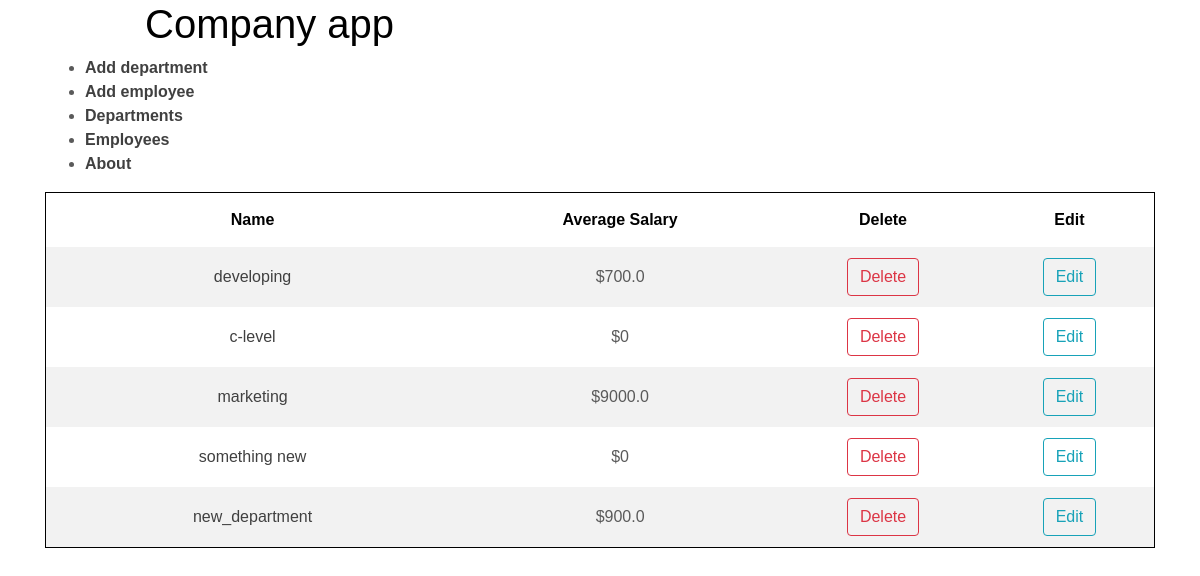
The page / on the database its author committed.
### app.py (models this page shows, shortened)
class Departments(Base):
    __tablename__ = 'departments'
    id = Column(Integer, primary_key=True)
    department_name = Column(String, nullable=False)
    employees = relationship("Employees", backref="departments")

### app.py (the view)
@app.route("/", methods=['GET', 'POST'])
def test():
    return departments()

### app.py (called while the page is built)
@app.route('/departments')
def departments():
    Session = sessionmaker(bind=engine)
    session = Session()
    departments = session.query(Departments)
    dict_sum = {}
    for department in departments:
        temp_sum = 0
        if len(department.employees):
            for emp in department.employees:
                temp_sum += emp.salary
            dict_sum.update({department.id: temp_sum / len(department.employees)})
        else:
            dict_sum.update({department.id: 0})
    return render_template('departments.html', departments=departments, dict_sum=dict_sum)

### templates/departments.html (shortened to what this page needs)
{% extends "header.html" %}
{% block content %}
<table>
    <tr>
        <th>Name</th>
        <th>Average Salary</th>
        <th>Delete</th>
        <th>Edit</th>
    </tr>
    {% for department in departments %}
    <tr>
        <td class="name"><a href="/department/{{ department.id }}">{{ department.department_name }}</a></td>
        <td>${{ dict_sum[department.id] }}</td>
        <td><a href="#" data-href="/department/{{ department.id }}/delete" data-toggle="modal"
               data-target="#confirm-delete" class="btn btn-outline-danger">Delete</a></td>
        <td><a href="/department/{{ department.id }}/update" class="btn btn btn-outline-info">Edit</a></td>
    </tr>
    {% endfor %}
</table>
{% endblock %}

### templates/header.html (style rules this page uses)
body { font-family: "Arial", Arial, serif; background-color: #ffffff; color: #5a5a5a; }
table { border: 1px solid black; width: 100%; border-collapse: collapse; }
td { padding: 9px 18px; text-align: center; }
th { background-color: #ffffff; color: #000000; padding: 15px 28px; text-align: center; }
tr:nth-child(even) { background-color: #f2f2f2; }
a { color: #404040; }
a:link { text-decoration: none; }
td.name { padding: 18px 50px; }

### rows shown on the page
Departments: department_name "developing", dict_sum "700.0"
Departments: department_name "c-level", dict_sum "0"
Departments: department_name "marketing", dict_sum "9000.0"
Departments: department_name "something new", dict_sum "0"
Departments: department_name "new_department", dict_sum "900.0"
